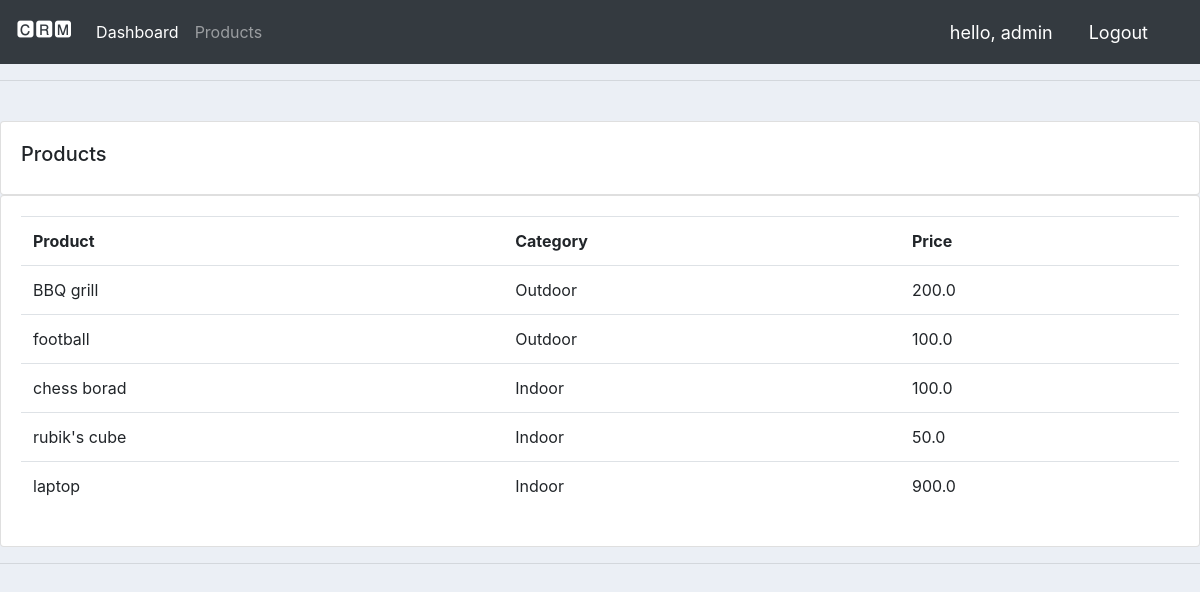
Screenshot of /products/ (signed in) with the database file from the repository.
### accounts/models.py (models this page shows, shortened)
class Products(models.Model):
	CATEGORY = (
			('Indoor','Indoor'),
			('Outdoor','Outdoor'),
		)#same as below
	name = models.CharField(max_length=200,null=True)
	price = models.FloatField(null=True)
	category = models.CharField(max_length=200,null=True,choices=CATEGORY)
	description = models.TextField(max_length=200,null=True,blank=True)
	date_created = models.DateTimeField(auto_now_add=True)
	tag = models.ManyToManyField(Tag)
	class Meta:
		verbose_name="Product"
		verbose_name_plural="Products"

### accounts/decorators.py (the view)
		def wrapper_func(request,*args,**kwargs):
			group = None
			if request.user.groups.exists():
				group = request.user.groups.all()[0].name
			if group in allowed_roles:
				return view_func(request,*args,**kwargs)
			else:
				return HttpResponse("Not autharized")

### accounts/views.py (called while the page is built)
@login_required(login_url="accounts:login")
@allowed_users(allowed_roles=['admin'])
def products(request):
	products=Products.objects.all()
	context = {
		'products':products,
	}
	return render(request,'accounts/products.html',context)

### accounts/templates/accounts/products.html
{% extends "accounts/main.html" %}
{% block content %}
		<br>
		<div class="row">
			<div class="col-md">
				<div class="card card-body">
					<h5>Products</h5>
				</div>
				<div class="card card-body">
					<table class="table">
						<tr>
							<th>Product</th>
							<th>Category</th>
							<th>Price</th>
						</tr>
						{% for product in products %}
							<tr>
								<td>{{product.name}}</td>
								<td>{{product.category}}</td>
								<td>{{product.price}}</td>
							</tr>
						{% endfor %}
					</table>
				</div>
			</div>
		</div>
{% endblock %}

### accounts/templates/accounts/navbar.html (shortened to what this page needs)
{% load static %}
<nav class="navbar navbar-expand-lg navbar-dark bg-dark">
  <h3 class="navbar-brand" href="/">🅲🆁🅼</h3>
  <div class="collapse navbar-collapse" id="navbarNavAltMarkup">
    <div class="navbar-nav">
      {% if request.user.is_staff %}
      <a class="nav-item nav-link active" href="{% url 'accounts:home' %}">Dashboard</a>
      <a class="nav-item nav-link" href="{% url 'accounts:products' %}">Products</a>
      {% else %}
      <a calss="nav-item nav-link active hello-msg" href="{% url 'accounts:account' %}">Settings</a>
      {% endif %}
    </div>
  </div>
  <span class="hello-msg">hello, {{request.user}}</span>
  <span><a href="{% url 'accounts:logout' %}" class="nav-item nav-link active hello-msg">Logout</a></span>
</nav>

### static/css/master.css (style rules this page uses)
body { background-color: #ebeff5; }

### accounts/templates/accounts/navbar.html (style rules this page uses)
.hello-msg { font-size: 18px; color: #fff; margin-right: 20px ; }

### rows the page displays
Products: name "BBQ grill", category "Outdoor", price "200.0"
Products: name "football", category "Outdoor", price "100.0"
Products: name "chess borad", category "Indoor", price "100.0"
Products: name "rubik's cube", category "Indoor", price "50.0"
Products: name "laptop", category "Indoor", price "900.0"

### other values shown
{{ request.user }} "admin"
